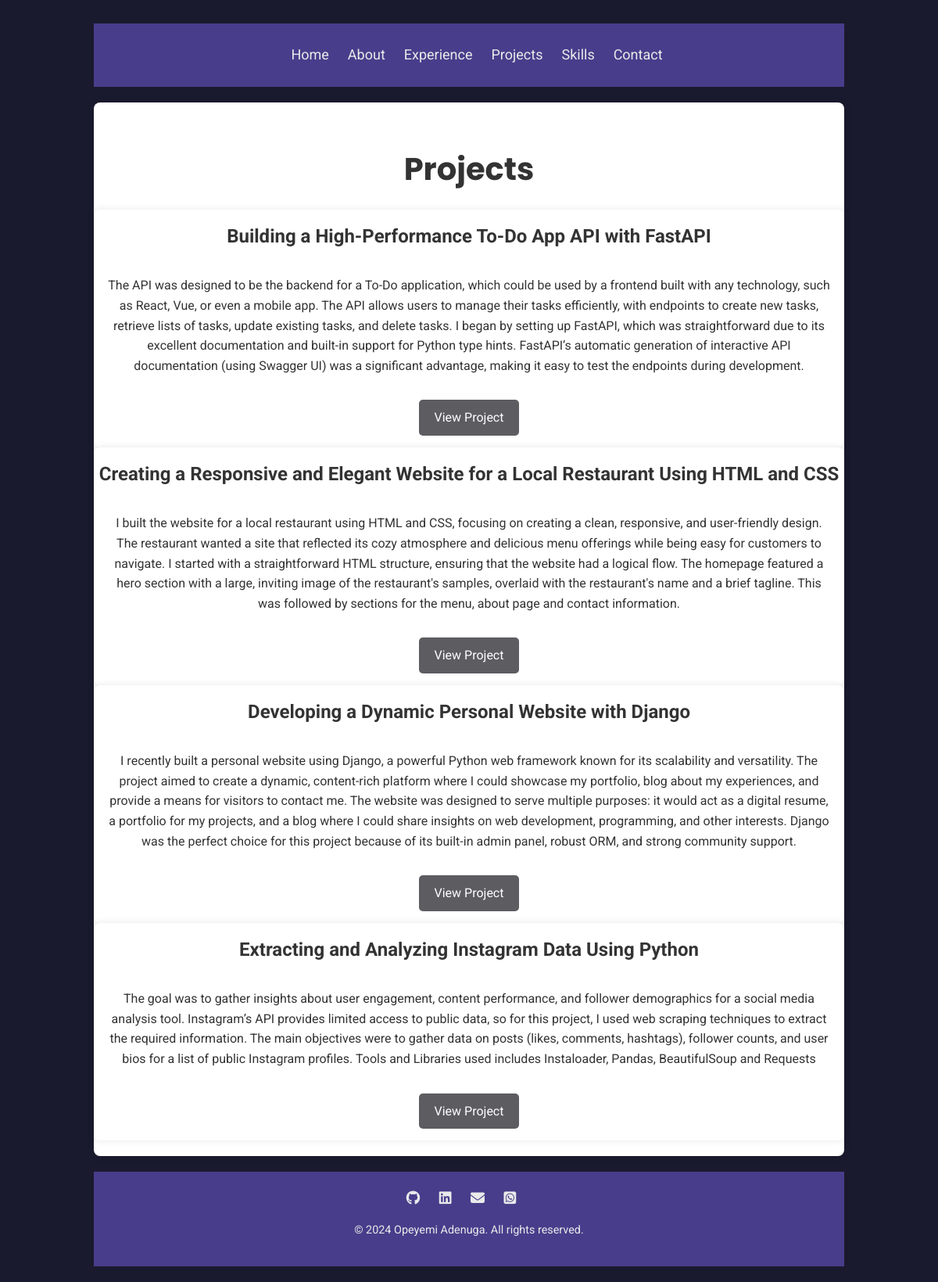
/projects/, run on the app's committed database.
### portfolio/models.py (models this page shows, shortened)
class Project(models.Model):
    title = models.CharField(max_length=100)
    description = models.TextField()
    link = models.URLField()

### portfolio/views.py (the view)
# urls.py: path('projects/', views.projects, name='projects'),
def projects(request):
    project = Project.objects.all()
    return render(request=request, template_name='portfolio/projects.html', context={'projects':project})

### templates/portfolio/projects.html
{% extends 'base.html' %}
{% load static %}
{% block content %}
<link rel="stylesheet" href="{% static 'portfolio/section.css' %}">
<link rel="stylesheet" href="{% static 'portfolio/projects.css' %}">
<section>
    <h2>Projects</h2>
    <div class="project-grid">
    {% for project in projects %}
        <div class="project-card">
            <h3>{{ project.title }}</h3>
            <p>{{ project.description }}</p>
            <a href="{{ project.link }}" class="btn" target="_blank">View Project</a>
        </div>
    {% endfor %}
    </div>
</section>
{% endblock %}

### templates/base.html (shortened to what this page needs)
<!DOCTYPE html>
{% load static %}
<html lang="en">
<head>
    <link rel="stylesheet" href="{% static 'base.css' %}">
</head>
<body>
    <div class="contain">
        <nav>
            <ul>
                <li><a href="{% url 'portfolio:home' %}">Home</a></li>
                <li><a href="{% url 'portfolio:about' %}">About</a></li>
                <li><a href="{% url 'portfolio:experience' %}">Experience</a></li>
                <li><a href="{% url 'portfolio:projects' %}">Projects</a></li>
                <li><a href="{% url 'portfolio:skills' %}">Skills</a></li>
                <li><a href="{% url 'portfolio:contact' %}">Contact</a></li>
            </ul>
        </nav>
        <div class="content">
            {% block content %}
            {% endblock %}
        </div>
        <footer>
            <div class="social-media">
                <div class="social-media-icon-wrapper">
                    <div>
                        <a href="https://www.github.com/Aopeyemi98"><i class="fa-brands fa-github"></i></i></a>
                    </div>
                    <div>
                        <a href="https://www.linkedin.com/in/opeyemi-adenuga-250857201"><i class="fa-brands fa-linkedin"></i></a>
                    </div>
                    <div>
                        <a href="mailto:adenugaopeyemi98@gmail.com"><i class="fa-solid fa-envelope"></i></a>
                    </div>
                    <div>
                        <a href="https://www.wa.link/4p1h34"><i class="fa-brands fa-square-whatsapp"></i></i></a>
                    </div>
                </div>
            </div>
            <p>&copy; 2024 Opeyemi Adenuga. All rights reserved.</p>
        </footer>
    </div>
</body>
</html>

### static/base.css (style rules this page uses)
body { font-family: "Roboto", sans-serif; margin: 0; padding: 0; background-color: #1a1a2e; line-height: 1.6; }
.contain { width: 80%; max-width: 1200px; margin: auto; overflow: hidden; padding: 20px; }
nav { background-color: #483d8b; color: #eaeaea; padding: 10px 0px; margin-bottom: 20px; margin-top: 10px; }
nav ul { list-style: none; text-align: center; }
nav ul li { display: inline; margin-right: 20px; }
nav ul li a { color: #eaeaea; text-decoration: none; font-size: 18px; transition: 0.5s; }
footer { background-color: #483d8b; color: #eaeaea; text-align: center; padding: 20px 0px; margin-top: 20px; position: relative; bottom: 0; width: 100%; }
footer p { font-size: 0.9em; }
.social-media-icon-wrapper div { display: inline; margin-right: 20px; font-size: 18px; }
.social-media-icon-wrapper div a { color: #eaeaea; }

### static/portfolio/section.css (style rules this page uses)
section { padding: 20px 0px; background-color: #fff; color: #333; margin-bottom: 20px; border-radius: 8px; box-shadow: 0 0 10px rgba(0, 0, 0, 0.1); text-align: center; }
section h2 { font-family: "Poppins", sans-serif; margin-bottom: 20px; font-size: 2.5em; }

### static/portfolio/projects.css (style rules this page uses)
.project-card { background-color: #fff; border-radius: 8px; overflow: hidden; box-shadow: 0 0 10px rgba(0, 0, 0, 0.1); text-align: center; }
.project-card h3 { margin: 0; padding: 15px 0; font-size: 1.5em; }
.project-card p { padding: 0 15px 15px; }
.project-card .btn { display: inline-block; padding: 10px 20px; margin-bottom: 15px; background-color: #5d5c61; color: #fff; text-decoration: none; border-radius: 5px; }

### data on the page
Project: title "Building a High-Performance To-Do App API with FastAPI", description "The API was designed to be the backend for a To-Do application, which could be used by a frontend built with any technology, such as React, Vue, or even a mobile app. The API allows users to manage their tasks efficiently, with endpoints to create new tasks, retrieve lists of tasks, update existing tasks, and delete tasks. I began by setting up FastAPI, which was straightforward due to its excellent documentation and built-in support for Python type hints. FastAPI’s automatic generation of interactive API documentation (using Swagger UI) was a significant advantage, making it easy to test the endpoints during development."
Project: title "Creating a Responsive and Elegant Website for a Local Restaurant Using HTML and CSS", description "I built the website for a local restaurant using HTML and CSS, focusing on creating a clean, responsive, and user-friendly design. The restaurant wanted a site that reflected its cozy atmosphere and delicious menu offerings while being easy for customers to navigate. I started with a straightforward HTML structure, ensuring that the website had a logical flow. The homepage featured a hero section with a large, inviting image of the restaurant's samples, overlaid with the restaurant's name and a brief tagline. This was followed by sections for the menu, about page and contact information."
Project: title "Developing a Dynamic Personal Website with Django", description "I recently built a personal website using Django, a powerful Python web framework known for its scalability and versatility. The project aimed to create a dynamic, content-rich platform where I could showcase my portfolio, blog about my experiences, and provide a means for visitors to contact me. The website was designed to serve multiple purposes: it would act as a digital resume, a portfolio for my projects, and a blog where I could share insights on web development, programming, and other interests. Django was the perfect choice for this project because of its built-in admin panel, robust ORM, and strong community support."
Project: title "Extracting and Analyzing Instagram Data Using Python", description "The goal was to gather insights about user engagement, content performance, and follower demographics for a social media analysis tool. Instagram’s API provides limited access to public data, so for this project, I used web scraping techniques to extract the required information. The main objectives were to gather data on posts (likes, comments, hashtags), follower counts, and user bios for a list of public Instagram profiles. Tools and Libraries used includes Instaloader, Pandas, BeautifulSoup and Requests"
